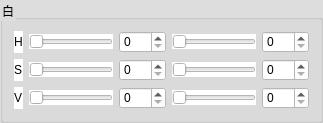
       <widget class="QGroupBox" name="whiteHSVBox">
        <property name="styleSheet">
         <string notr="true">background-color: rgb(221, 221, 221);</string>
        </property>
        <property name="title">
         <string>白</string>
        </property>
        <layout class="QGridLayout" name="gridLayout_9">
         <item row="1" column="1">
          <widget class="QSlider" name="s_UpperSlider_white">
           <property name="styleSheet">
            <string notr="true">background-color: rgb(255, 255, 255);</string>
           </property>
           <property name="maximum">
            <number>255</number>
           </property>
           <property name="orientation">
            <enum>Qt::Horizontal</enum>
           </property>
          </widget>
         </item>
         <item row="2" column="4">
          <widget class="QSpinBox" name="v_LowerSpinBox_white">
           <property name="styleSheet">
            <string notr="true">background-color: rgb(255, 255, 255);</string>
           </property>
           <property name="maximum">
            <number>255</number>
           </property>
          </widget>
         </item>
         <item row="1" column="4">
          <widget class="QSpinBox" name="s_LowerSpinBox_white">
           <property name="styleSheet">
            <string notr="true">background-color: rgb(255, 255, 255);</string>
           </property>
           <property name="maximum">
            <number>255</number>
           </property>
          </widget>
         </item>
         <item row="0" column="3">
          <widget class="QSlider" name="h_LowerSlider_white">
           <property name="styleSheet">
            <string notr="true">background-color: rgb(255, 255, 255);</string>
           </property>
           <property name="maximum">
            <number>255</number>
           </property>
           <property name="orientation">
            <enum>Qt::Horizontal</enum>
           </property>
          </widget>
         </item>
         <item row="0" column="4">
          <widget class="QSpinBox" name="h_LowerSpinBox_white">
           <property name="styleSheet">
            <string notr="true">background-color: rgb(255, 255, 255);</string>
           </property>
           <property name="maximum">
            <number>255</number>
           </property>
          </widget>
         </item>
         <item row="1" column="0">
          <widget class="QLabel" name="label_S_white">
           <property name="styleSheet">
            <string notr="true">background-color: rgb(255, 255, 255);</string>
           </property>
           <property name="text">
            <string>S</string>
           </property>
          </widget>
         </item>
         <item row="0" column="0">
          <widget class="QLabel" name="label_H_white">
           <property name="styleSheet">
            <string notr="true">background-color: rgb(255, 255, 255);</string>
           </property>
           <property name="text">
            <string>H</string>
           </property>
          </widget>
         </item>
         <item row="0" column="1">
          <widget class="QSlider" name="h_UpperSlider_white">
           <property name="styleSheet">
            <string notr="true">background-color: rgb(255, 255, 255);</string>
           </property>
           <property name="maximum">
            <number>255</number>
           </property>
           <property name="orientation">
            <enum>Qt::Horizontal</enum>
           </property>
          </widget>
         </item>
         <item row="2" column="2">
          <widget class="QSpinBox" name="v_UpperSpinBox_white">
           <property name="styleSheet">
            <string notr="true">background-color: rgb(255, 255, 255);</string>
           </property>
           <property name="maximum">
            <number>255</number>
           </property>
          </widget>
         </item>
         <item row="1" column="2">
          <widget class="QSpinBox" name="s_UpperSpinBox_white">
           <property name="styleSheet">
            <string notr="true">background-color: rgb(255, 255, 255);</string>
           </property>
           <property name="maximum">
            <number>255</number>
           </property>
          </widget>
         </item>
         <item row="1" column="3">
          <widget class="QSlider" name="s_LowerSlider_white">
           <property name="styleSheet">
            <string notr="true">background-color: rgb(255, 255, 255);</string>
           </property>
           <property name="maximum">
            <number>255</number>
           </property>
           <property name="orientation">
            <enum>Qt::Horizontal</enum>
           </property>
          </widget>
         </item>
         <item row="2" column="3">
          <widget class="QSlider" name="v_LowerSlider_white">
           <property name="styleSheet">
            <string notr="true">background-color: rgb(255, 255, 255);</string>
           </property>
           <property name="maximum">
            <number>255</number>
           </property>
           <property name="orientation">
            <enum>Qt::Horizontal</enum>
           </property>
          </widget>
         </item>
         <item row="2" column="0">
          <widget class="QLabel" name="label_V_white">
           <property name="styleSheet">
            <string notr="true">background-color: rgb(255, 255, 255);</string>
           </property>
           <property name="text">
            <string>V</string>
           </property>
          </widget>
         </item>
         <item row="0" column="2">
          <widget class="QSpinBox" name="h_UpperSpinBox_white">
           <property name="styleSheet">
            <string notr="true">background-color: rgb(255, 255, 255);</string>
           </property>
           <property name="maximum">
            <number>255</number>
           </property>
          </widget>
         </item>
         <item row="2" column="1">
          <widget class="QSlider" name="v_UpperSlider_white">
           <property name="styleSheet">
            <string notr="true">background-color: rgb(255, 255, 255);</string>
           </property>
           <property name="maximum">
            <number>255</number>
           </property>
           <property name="orientation">
            <enum>Qt::Horizontal</enum>
           </property>
          </widget>
         </item>
        </layout>
       </widget>
